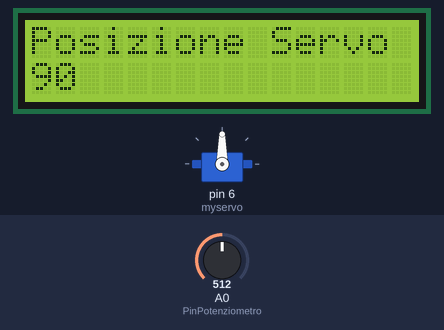
A sketch run on a simulated Arduino Uno, built with avr-gcc and run on an emulated ATmega328P. Parts: servo, 16×2 character LCD. The test bench sets the inputs (shaded band); at power-on: A0 (PinPotenziometro) = 512. What the sketch prints to the serial monitor is not drawn.

Above: at 1.2 s.
1.3 s: A0 (PinPotenziometro) set to 716
At 1.8 s:
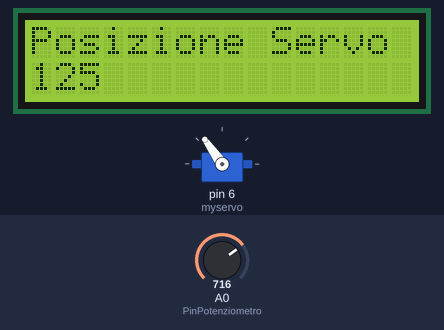
2.8 s: A0 (PinPotenziometro) set to 900
At 4.0 s:
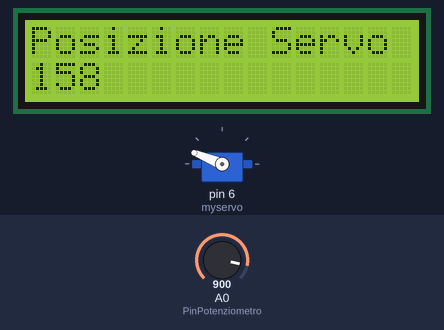
4.3 s: A0 (PinPotenziometro) set to 1023
At 5.2 s:
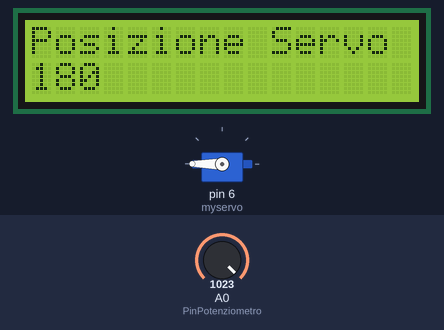
5.8 s: A0 (PinPotenziometro) set to 306
At 6.3 s:
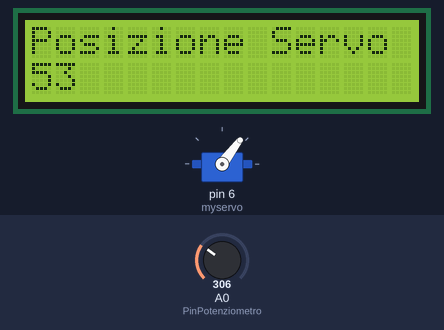
7.3 s: A0 (PinPotenziometro) set to 122
At 7.7 s:
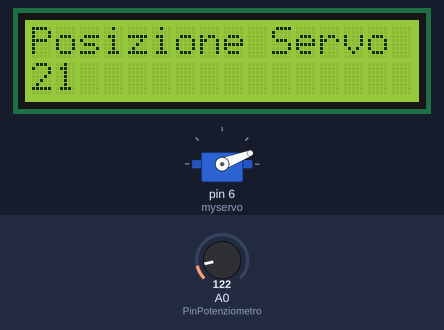
8.8 s: A0 (PinPotenziometro) set to 90
At 9.6 s:
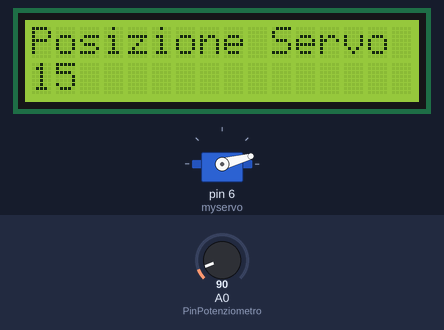
Timing chart, 0 to 11.3 s (numbered marks = the images above; inputs shaded):
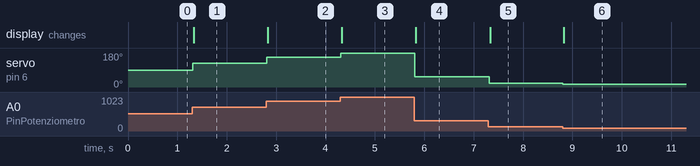

Measured:
- after the input at 1.3 s, servo on pin 6 (myservo): 90° → 125° at once; the display: changes at once (image 1)
- after the input at 2.8 s, servo on pin 6 (myservo): 125° → 158° at once; the display: changes at once (image 2)
- after the input at 4.3 s, servo on pin 6 (myservo): 158° → 180° at once; the display: changes at once (image 3)
- after the input at 5.8 s, servo on pin 6 (myservo): 180° → 53° at once; the display: changes at once (image 4)
- after the input at 7.3 s, servo on pin 6 (myservo): 53° → 21° at once; the display: changes at once (image 5)
- after the input at 8.8 s, servo on pin 6 (myservo): 21° → 15° at once; the display: changes at once (image 6)

The sketch:

Servomotore.ino
```cpp
// (licence header left out)
/*
################################################
############ Collegamento LCD I2C ##############
################################################
#    Display LCD   |   Arduino                 #
#                                              #
#        VCC      >>>    5v                    #
#        GND      >>>    GND                   #
#        SCL      >>>    Arduino Pin A5        #
#        SDA      >>>    Arduino Pin A4        #
#                                              #
################################################
*/

#define LCD
#define PinPotenziometro A0
#include <Servo.h>

#ifdef LCD
#include <LiquidCrystal_I2C.h>
#endif

byte PosizioneServo = 0;

Servo myservo;

#ifdef LCD
LiquidCrystal_I2C lcd(0x3F, 16, 2);
#endif

void Pulisci_Riga(){
  lcd.setCursor(2, 1);
  lcd.print(" ");
}

void setup() {
  Serial.begin(9600);
  myservo.attach(6);
  #ifdef LCD
  lcd.begin();
  #endif
}

void loop() {
  int Lettura_Potenziometro_RAW = analogRead(PinPotenziometro);
  PosizioneServo = map(Lettura_Potenziometro_RAW, 0, 1023, 0, 180);
  myservo.write(PosizioneServo);
  Serial.println(PosizioneServo);
  #ifdef LCD
  lcd.setCursor(0, 0);
  lcd.print("Posizione Servo");
  lcd.setCursor(0, 1);
  lcd.print(PosizioneServo);
  if(PosizioneServo < 100)Pulisci_Riga();
  #endif
}
```
